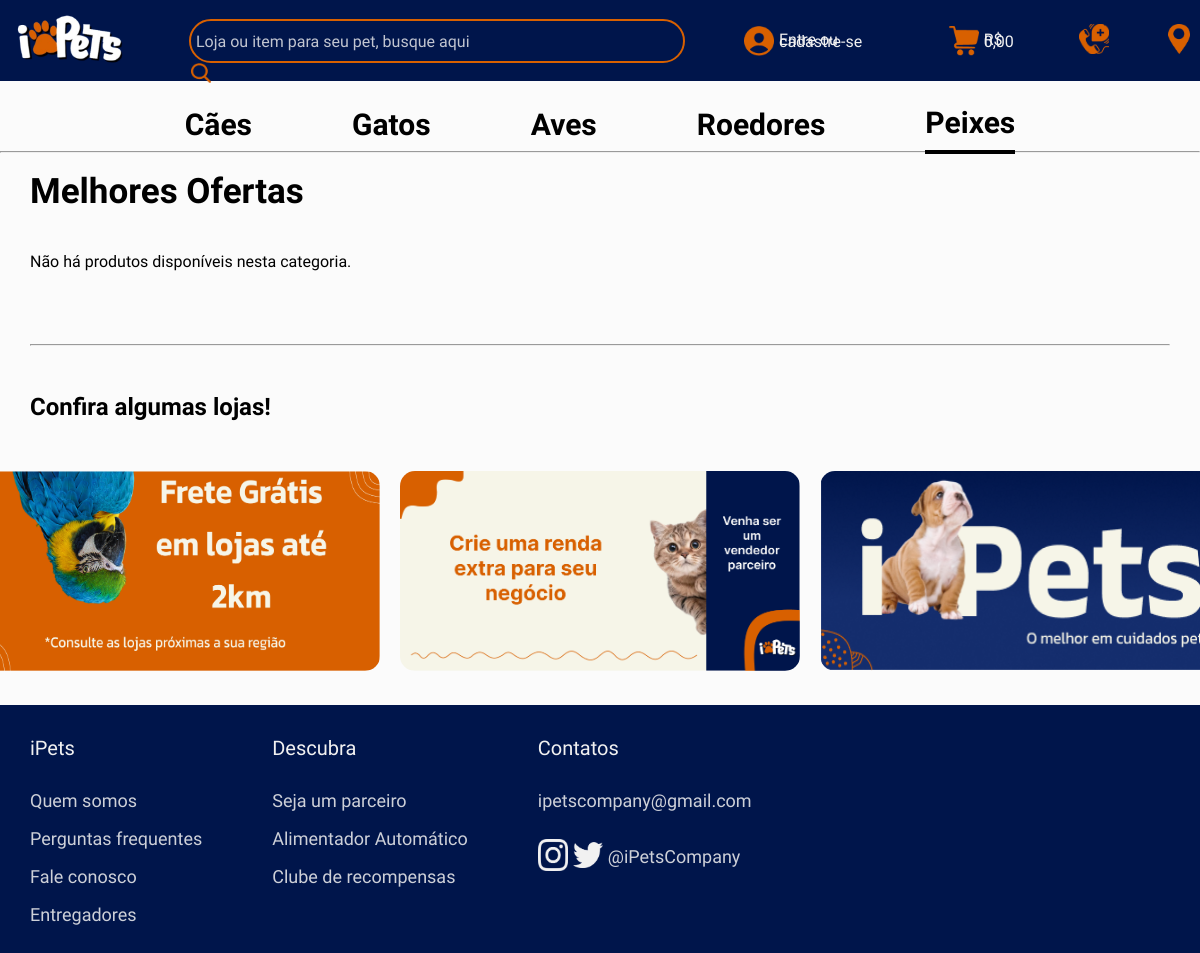
Before: /categoriaPeixes.php with the older database file.
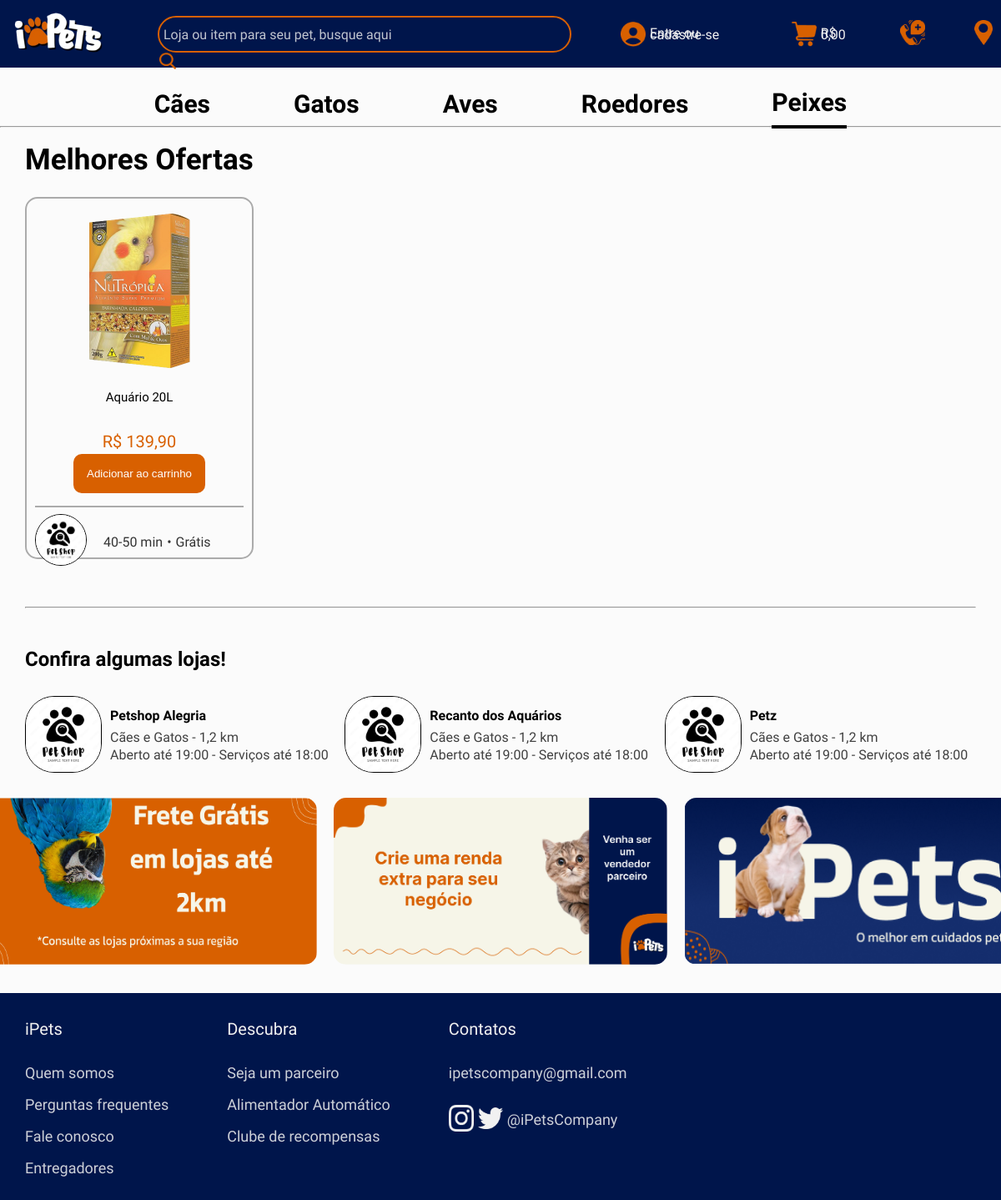
After: the same page with the newer database file.
### tables this page shows
CREATE TABLE `products` (
  `product_id` int(11) NOT NULL,
  `store_id` int(11) NOT NULL,
  `product_name` varchar(100) DEFAULT NULL,
  `product_description` text,
  `product_price` decimal(10,2) DEFAULT NULL,
  `stock_quantity` int(11) DEFAULT NULL,
  `product_category` int(11) NOT NULL
);

CREATE TABLE `store` (
  `store_id` int(11) NOT NULL,
  `store_name` varchar(65) NOT NULL,
  `store_email` varchar(110) NOT NULL,
  `store_tel` varchar(14) NOT NULL,
  `store_cnpj` varchar(14) NOT NULL,
  `store_cidade` varchar(45) NOT NULL,
  `store_estado` varchar(45) NOT NULL,
  `store_end` varchar(45) NOT NULL,
  `store_senha` varchar(16) NOT NULL,
  `store_open` time NOT NULL,
  `store_close` time NOT NULL
);

### categoriaPeixes.php (the view, shortened to what this page needs)
<?php
include_once('config.php');
$grand_total = 0;
$query = "SELECT * FROM products WHERE product_category = 4";
$result = $connection->query($query);
?>
<!DOCTYPE html>
<html lang="pt-br">
<head>
    <link rel="stylesheet" href="./CSS/stylesCategoria.css">
    <link rel="stylesheet" href="./CSS/stylesPadrão.css">
</head>
<body>
    <nav class="navbar">
        <a href="./index.php">
            <img src="./IMG/ipets-logo.png" class="navbar-logo">
        </a>
        <div class="navbar-pesq">
            <div class="navbar-pesq-input-container">
                <input type="text" placeholder="Loja ou item para seu pet, busque aqui" class="navbar-pesq-input">
                <img src="./IMG/pesquisa-icon.png">
            </div>
        </div>
        <?php if (isset($_SESSION['user_data'])): ?>
            <a href="./perfilusuario.php" class="navbar-perfil">
                <div class="navbar-perfil-img">
                    <img src="./IMG/perfil-icon.png">
                </div>
                <p>Olá, <?php echo htmlspecialchars(explode(' ', $_SESSION['user_data']['nome'])[0]); ?>!</p>
            </a>
            <a class="navbar-carrinho" href="./carrinho1.php">
                <div>
                    <img src="./IMG/carrinho-icon.png">
                </div>
                <p>R$ <?php echo number_format($grand_total, 2, ',', '.'); ?></p>
            </a>
        <?php else: ?>
            <a href="cadselect.php" class="navbar-perfil">
                <div class="navbar-perfil-img">
                    <img src="./IMG/perfil-icon.png">
                </div>
                <p>Entre ou cadastre-se</p>
            </a>
            <a class="navbar-carrinho" href="./carrinho1.php">
                <div>
                    <img src="./IMG/carrinho-icon.png">
                </div>
                <p>R$ 0,00</p>
            </a>
        <?php endif; ?>
        <a class="navbar-veterinario" href="./veterinario.php">
            <img src="./IMG/vet-icon.png">
        </a>
        <a class="navbar-localiza">
            <img src="./IMG/localizacao-icon.png">
        </a>
    </nav>
    <header class="header-container">
        <a href="./categoriaCaes.php">
            <h2>Cães</h2>
        </a>
        <a href="./categoriaGatos.php">
            <h2>Gatos</h2>
        </a>
        <a href="./categoriaAves.php">
            <h2>Aves</h2>
        </a>
        <a href="./categoriaRoedores.php">
            <h2>Roedores</h2>
        </a>
        <a class="selected" href="./categoriaPeixes.php">
            <h2>Peixes</h2>
        </a>
    </header>
    <hr>
    <main>
        <h1>Melhores Ofertas</h1>
        <div class="prods-container">
            <?php
            if ($result->num_rows > 0) {
                while ($produto = $result->fetch_assoc()) {
                    echo '
                <form action="" method="POST" class="prod">
                    <div class="prod-img-container">
                        <img src="./IMG/anuncio1Categoria.png">
                    </div>
                    <div class="prod-info">
                        <div class="prod-info-base">
                            <h3>' . htmlspecialchars($produto['product_name']) . '</h3>
                            <p>R$ ' . number_format($produto['product_price'], 2, ',', '.') . '</p>
                            <input type="hidden" name="product_id" value="' . $produto['product_id'] . '">
                            <input type="hidden" name="store_id" value="' . $produto['store_id'] . '">
                            <button type="submit" name="add_to_cart" class="add-to-cart" onclick="return confirm(\'Tem certeza que deseja comprar este produto?\');">Adicionar ao carrinho</button>
                        </div>
                        <hr>
                        <div class="prod-info-loja-info">
                            <div class="prod-info-img-container">
                                <img src="./IMG/pet-shop-store-icon.png" alt="Ícone da loja">
                            </div>
                            <div class="prod-info-loja-info-entrega">
                                <p>40-50 min</p>
                                <p>•</p>
                                <p>Grátis</p>
                            </div>
                        </div>
                    </div>
                </form>
                ';
                }
            } else {
                echo '<p>Não há produtos disponíveis nesta categoria.</p>';
            }
            ?>
        </div>
        <br>
        <hr>
        <br>
        <h2>Confira algumas lojas!</h2>
        <div class="lojas-content">
            <div class="lojas-container">
                <?php
                $sql = "SELECT * FROM store ORDER BY RAND() LIMIT 3";
                $result = $connection->query($sql);
                while ($store_data = mysqli_fetch_assoc($result)) {
                    echo "
                        <div class='lojas'>
                            <a style='text-decoration: none; color: #000;' class='lojas-a' href='./paginaLoja.php?store_id=" . $store_data['store_id'] . "'>
                                <div class='lojas-info-total'>
                                    <input type='hidden' name='product_id' value='" . $store_data['store_id'] . "'>
                                    <img src='./IMG/pet-shop-store-icon.png'>
                                    <div class='lojas-info'>
                                        <h4>" . $store_data['store_name'] . "</h4>
                                        <p>Cães e Gatos - 1,2 km</p>
                                        <p>Aberto até 19:00 - Serviços até 18:00</p>
                                    </div>
                                </div>
                            </a>
                        </div>";
                }
                ?>
            </div>
        </div>
    </main>
    <div class="anuncios-fim">
        <div class="anuncio-fim">
            <img src="IMG/anuncio1CategoriaFim.png">
        </div>
        <div class="anuncio-fim">
            <img src="IMG/anuncio2CategoriaFim.png">
        </div>
        <div class="anuncio-fim">
            <img src="IMG/anuncio3CategoriaFim.png">
        </div>
    </div>
    <footer class="footer">
        <div class="footer-element">
            <h5>iPets</h5>
            <p>Quem somos</p>
            <p>Perguntas frequentes</p>
            <p>Fale conosco</p>
            <p>Entregadores</p>
        </div>
        <div class="footer-element">
            <h5>Descubra</h5>
            <p>Seja um parceiro</p>
            <p>Alimentador Automático</p>
            <p>Clube de recompensas</p>
        </div>
        <div class="footer-element">
            <h5>Contatos</h5>
            <p>ipetscompany@gmail.com</p>
            <div class="footer-element-contatos">
                <a href=""><img src="./IMG/instagram-icon.png"></a>
                <a href=""><img src="./IMG/twitter-icon.png"></a>
                <p>@iPetsCompany</p>
            </div>
        </div>
    </footer>
</body>
</html>

### CSS/stylesCategoria.css (style rules this page uses)
main { padding-right: 50px; padding-left: 50px; }
.header-container { display: flex; justify-content: center; align-items: center; gap: 100px; padding: 1px; font-size: 20px; height: 50px; margin-top: 10px; }
.header-container a { text-decoration: none; color: #000; height: 70px; }
.header-container .selected { border-bottom: 4px solid #000; }
main h1 { font-size: 35px; margin-top: -20px; }
.prods-container { display: flex; gap: 60px; padding: 0%; margin-bottom: 30px; }
.prods-container button { background-color: #D86000; border: none; border-radius: 10px; padding: 16px; cursor: pointer; color: white; transition: 0.3s; }
.prod { background-color: transparent; border: 2px solid #ABABAB; border-radius: 15px; justify-content: center; width: 250px; height: 410px; padding: 10px; }
.prod-img-container { text-align: center; }
.prod-img-container img { width: auto; height: 200px; }
.prod-info-base { text-align: center; }
.prod-info-base h3 { font-weight: 350; color: #000; font-size: 15px; height: 45px; }
.prod-info-base p { margin-top: -10px; margin-bottom: 3px; font-weight: 500; color: #D86000; font-size: 20px; }
.prod-info hr { border: 1px solid #ABABAB; margin-top: 15px; }
.prod-info-loja-info { display: flex; gap: 20px; }
.prod-info-img-container img { border-radius: 50%; border: 1px solid #000; width: auto; height: 60px; cursor: pointer; }
.prod-info-loja-info-entrega { display: flex; gap: 5px; color: #333333; line-height: 35px; }
.lojas-container { display: flex; flex-wrap: wrap; gap: 10px; }
.lojas { flex: 1 1 30%; box-sizing: border-box; line-height: 5px; }
.lojas-info-total { display: flex; margin-top: 10px; }
.lojas img { border: 1px solid #000; border-radius: 35px; width: 90px; height: 90px; margin-right: 10px; }
.lojas-info p { color: #404040; }
.anuncios-fim { display: flex; gap: 20px; justify-content: center; align-items: center; }
.anuncio-fim { justify-content: center; align-items: center; transition: transform 0.3s ease; cursor: pointer; }
.anuncio-fim img { height: 200px; width: 400px; border-radius: 15px; }

### CSS/stylesPadrão.css (style rules this page uses)
body { font-family: "Kanit", sans-serif; justify-content: center; align-items: center; height: 100vh; margin: 0; background-color: #FBFBFB; }
main { padding: 30px; }
img { color: white; }
.navbar { display: flex; padding: 10px; align-items: center; gap: 5%; color: #ffff; background-color: #00154B; }
.navbar img { width: 30px; height: auto; cursor: pointer; }
.navbar .navbar-logo { height: auto; width: 120px; }
.navbar .navbar-pesq { border: 2px solid #d86000; vertical-align: center; height: 40px; width: 525px; border-radius: 25px; }
.navbar-pesq .navbar-pesq-input { width: 485px; height: 40px; background-color: transparent; border: none; outline: none; color: #ffff; font-family: "Kanit", sans-serif; font-size: 16px; padding-left: 5px; }
.navbar-pesq-input::placeholder { color: #C1C5D0; font-family: "Kanit", sans-serif; }
.navbar-pesq img { margin-bottom: -4px; height: auto; width: 20px; margin-right: 5px; }
.navbar .navbar-perfil { display: flex; align-items: center; gap: 5px; line-height: 2px; cursor: pointer; }
.navbar .navbar-localiza img { width: auto; height: 30px; }
.navbar .navbar-carrinho { display: flex; align-items: center; gap: 5px; line-height: 2px; cursor: pointer; }
.navbar a { text-decoration: none; color: #F1F1F1; }
.footer { background-color: #00154B; display: flex; padding-left: 30px; padding-right: 30px; padding-bottom: 10px; gap: 70px; margin-top: 30px; }
.footer img { width: 30px; height: auto; margin-right: 5px; color: #F1F1F1; }
.footer .footer-element { line-height: 20px; }
.footer-element h5 { color: #F1F1F1; font-size: 20px; font-weight: 500; }
.footer-element p { color: #CDD0D8; font-size: 18px; font-weight: 350; }
.footer-element-contatos { display: flex; align-items: center; }

Changed rows visible on the page:
added products: product_name "Aquário 20L", product_price "139,90"
added store: store_name "Petshop Alegria"
added store: store_name "Recanto dos Aquários"
added store: store_name "Petz"
Other visible differences:
text no longer shown: "Não há produtos disponíveis nesta categoria."
